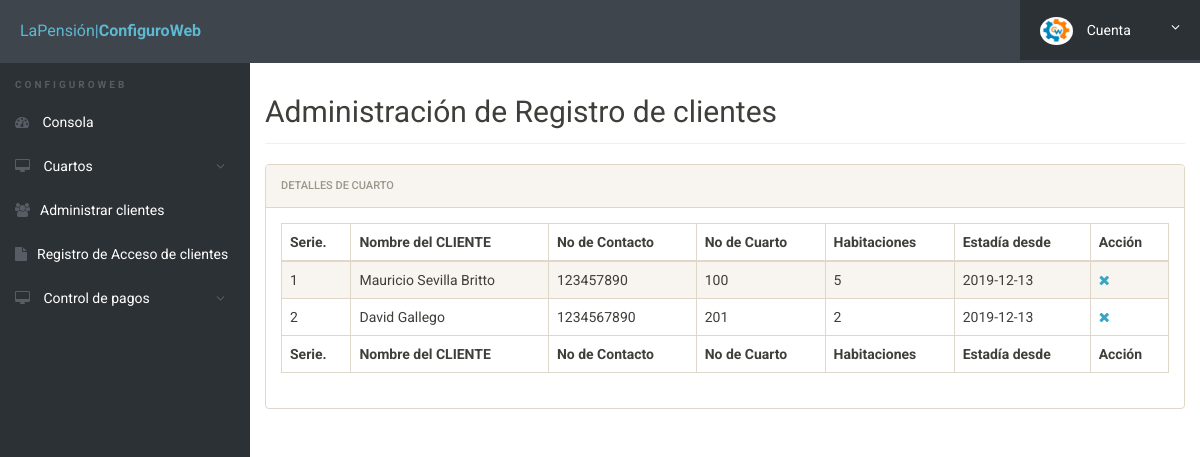
The app's page /admin/manage-students.php (signed in), older data.
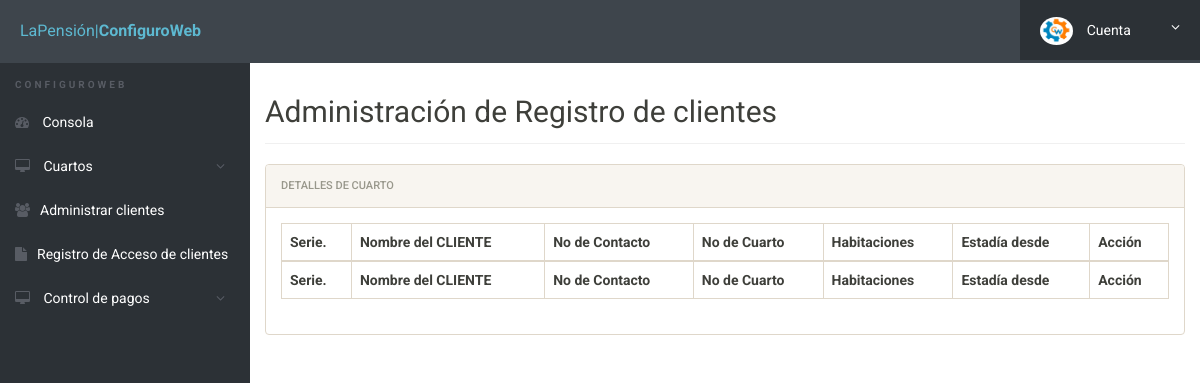
The same page, newer data.
### tables this page shows
CREATE TABLE `registration` (
  `id` int(11) NOT NULL,
  `roomno` int(11) NOT NULL,
  `seater` int(11) NOT NULL,
  `feespm` int(11) NOT NULL,
  `foodstatus` int(11) NOT NULL,
  `stayfrom` date NOT NULL,
  `duration` int(11) NOT NULL,
  `firstName` varchar(500) NOT NULL,
  `middleName` varchar(500) NOT NULL,
  `lastName` varchar(500) NOT NULL,
  `gender` varchar(250) NOT NULL,
  `contactno` bigint(11) NOT NULL,
  `emailid` varchar(500) NOT NULL,
  `egycontactno` bigint(11) NOT NULL,
  `guardianName` varchar(500) NOT NULL,
  `guardianRelation` varchar(500) NOT NULL,
  `guardianContactno` bigint(11) NOT NULL,
  `corresAddress` varchar(500) NOT NULL,
  `corresCIty` varchar(500) NOT NULL,
  `corresState` varchar(255) DEFAULT NULL,
  `corresPincode` int(11) NOT NULL,
  `pmntAddress` varchar(500) NOT NULL,
  `pmntCity` varchar(500) NOT NULL,
  `pmnatetState` varchar(500) NOT NULL,
  `pmntPincode` int(11) NOT NULL,
  `postingDate` timestamp NOT NULL DEFAULT current_timestamp(),
  `updationDate` varchar(500) NOT NULL,
  `codigo_alfanumerico` varchar(255) DEFAULT NULL
);

### admin/manage-students.php (the view, shortened to what this page needs)
<?php
include('includes/config.php');
?>
<!doctype html>
<html lang="en" class="no-js">
<head>
    <link rel="stylesheet" href="css/font-awesome.min.css">
    <link rel="stylesheet" href="css/bootstrap.min.css">
    <link rel="stylesheet" href="css/dataTables.bootstrap.min.css">
    <link rel="stylesheet" href="css/bootstrap-social.css">
    <link rel="stylesheet" href="css/bootstrap-select.css">
    <link rel="stylesheet" href="css/fileinput.min.css">
    <link rel="stylesheet" href="css/awesome-bootstrap-checkbox.css">
    <link rel="stylesheet" href="css/style.css">
</head>
<body>
    <?php include('includes/header.php'); ?>
    <div class="ts-main-content">
        <?php include('includes/sidebar.php'); ?>
        <div class="content-wrapper">
            <div class="container-fluid">
                <div class="row">
                    <div class="col-md-12">
                        <h2 class="page-title">Administración de Registro de clientes</h2>
                        <div class="panel panel-default">
                            <div class="panel-heading">Detalles de Cuarto</div>
                            <div class="panel-body">
                                <table id="zctb" class="display table table-striped table-bordered table-hover"
                                    cellspacing="0" width="100%">
                                    <thead>
                                        <tr>
                                            <th>Serie.</th>
                                            <th>Nombre del CLIENTE</th>
                                            <th>No de Contacto </th>
                                            <th>No de Cuarto</th>
                                            <th>Habitaciones</th>
                                            <th>Estadía desde</th>
                                            <th>Acción</th>
                                        </tr>
                                    </thead>
                                    <tfoot>
                                        <tr>
                                            <th>Serie.</th>
                                            <th>Nombre del CLIENTE</th>
                                            <th>No de Contacto </th>
                                            <th>No de Cuarto</th>
                                            <th>Habitaciones</th>
                                            <th>Estadía desde</th>
                                            <th>Acción</th>
                                        </tr>
                                    </tfoot>
                                    <tbody>
                                        <?php
										$ret = "select * from registration";
										$stmt = $mysqli->prepare($ret);
										$stmt->execute();
										$res = $stmt->get_result();
										$cnt = 1;
										while ($row = $res->fetch_object()) {
										?>
                                        <tr>
                                            <td><?php echo $cnt; ?></td>
                                            <td><?php echo $row->firstName; ?> <?php echo $row->middleName; ?>
                                                <?php echo $row->lastName; ?></td>
                                            <td><?php echo $row->contactno; ?></td>
                                            <td><?php echo $row->roomno; ?></td>
                                            <td><?php echo $row->seater; ?></td>
                                            <td><?php echo $row->stayfrom; ?></td>
                                            <td>
                                                <a href="manage-students.php?del=<?php echo $row->id; ?>"
                                                    title="Delete Record"
                                                    onclick="return confirm('Do you want to delete');">
                                                    <i class="fa fa-close"></i>
                                                </a>
                                            </td>
                                        </tr>
                                        <?php
											$cnt = $cnt + 1;
										} ?>
                                    </tbody>
                                </table>
                            </div>
                        </div>
                    </div>
                </div>
            </div>
        </div>
    </div>
</body>
</html>

Row changes from the older to the newer data that the page shows:
removed registration: firstName "Mauricio", middleName "Sevilla", lastName "Britto", contactno "123457890", roomno "100", seater "5", stayfrom "2019-12-13"
removed registration: firstName "David", lastName "Gallego", contactno "1234567890", roomno "201", seater "2", stayfrom "2019-12-13"
